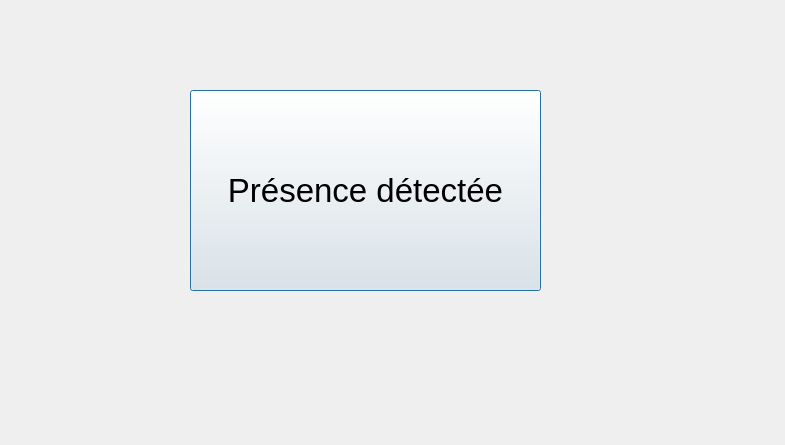
<?xml version="1.0" encoding="UTF-8"?>
<ui version="4.0">
 <class>Detecteur</class>
 <widget class="QDialog" name="Detecteur">
  <property name="geometry">
   <rect>
    <x>0</x>
    <y>0</y>
    <width>785</width>
    <height>445</height>
   </rect>
  </property>
  <property name="windowTitle">
   <string>Dialog</string>
  </property>
  <widget class="QPushButton" name="pushButtonIntrus">
   <property name="geometry">
    <rect>
     <x>190</x>
     <y>90</y>
     <width>351</width>
     <height>201</height>
    </rect>
   </property>
   <property name="font">
    <font>
     <pointsize>25</pointsize>
    </font>
   </property>
   <property name="text">
    <string>Présence détectée</string>
   </property>
  </widget>
 </widget>
 <resources/>
 <connections/>
</ui>
